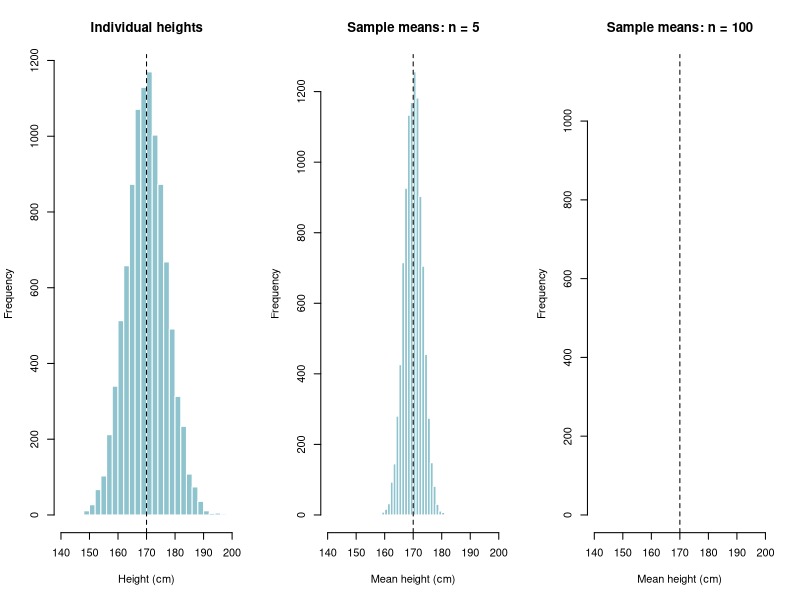
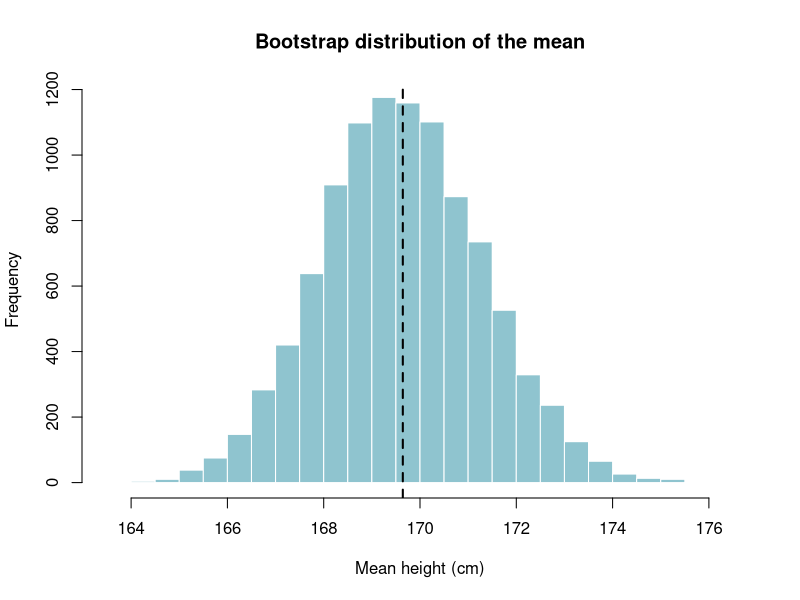

Recreate these plots in R, in order.
## ---- chunk 1
#| label: fig-sampling-means
#| echo: false
#| fig-cap: "Individual heights and sample means are shown on the same horizontal scale. Larger samples produce less variable sample means."
#| fig-height: 4

set.seed(2026)

mu <- 170
sigma <- 7

individuals <- rnorm(
  10000,
  mean = mu,
  sd = sigma
)

means5 <- replicate(
  10000,
  mean(rnorm(5, mean = mu, sd = sigma))
)

means100 <- replicate(
  10000,
  mean(rnorm(100, mean = mu, sd = sigma))
)

local({
  old_par <- par(mfrow = c(1, 3))
  on.exit(par(old_par))

  values <- list(individuals, means5, means100)
  titles <- c(
    "Individual heights",
    "Sample means: n = 5",
    "Sample means: n = 100"
  )

  for (i in seq_along(values)) {
    xlabel <- if (i == 1) "Height (cm)" else "Mean height (cm)"

    hist(
      values[[i]],
      breaks = 30,
      xlim = c(140, 200),
      main = titles[i],
      xlab = xlabel,
      ylab = "Frequency",
      col = "#8FC4CF",
      border = "white"
    )

    abline(v = mu, lty = 2)
  }
})
## ---- chunk 2
#| label: fig-bootstrap-means
#| echo: false
#| fig-cap: "Bootstrap distribution of the mean based on one illustrative sample of 20 students."
#| fig-height: 4

set.seed(2027)

heights <- rnorm(20, mean = 170, sd = 7)

bootstrap_means <- replicate(
  10000,
  mean(
    sample(
      heights,
      size = length(heights),
      replace = TRUE
    )
  )
)

hist(
  bootstrap_means,
  breaks = 30,
  main = "Bootstrap distribution of the mean",
  xlab = "Mean height (cm)",
  ylab = "Frequency",
  col = "#8FC4CF",
  border = "white"
)

abline(
  v = mean(heights),
  lty = 2,
  lwd = 2
)
